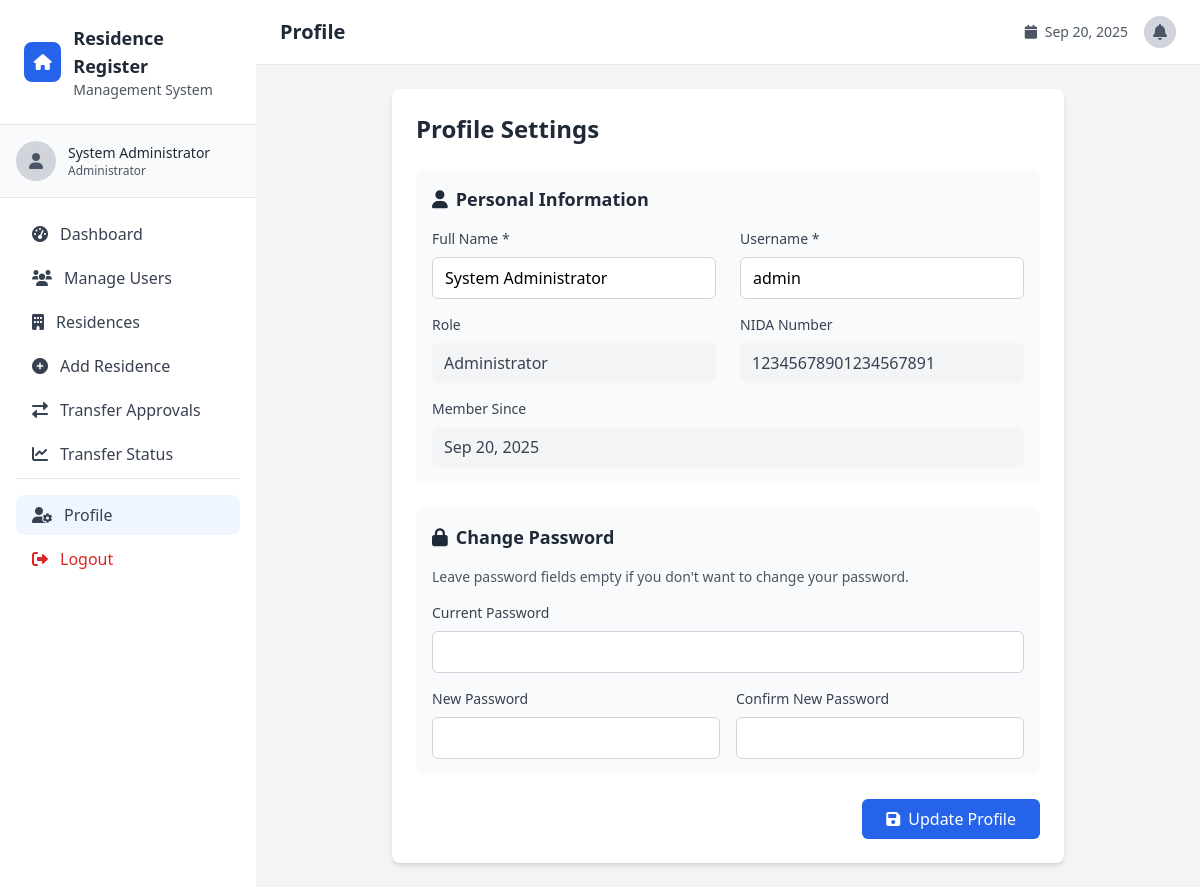
The app's page /profile.php (signed in) with its own data.
### tables this page shows
CREATE TABLE users (
    id INT AUTO_INCREMENT PRIMARY KEY,
    full_name VARCHAR(255) NOT NULL,
    username VARCHAR(100) UNIQUE NOT NULL,
    password VARCHAR(255) NOT NULL,
    role ENUM('super_admin', 'admin', 'weo', 'veo') NOT NULL,
    nida_number VARCHAR(20) UNIQUE NOT NULL,
    assigned_ward_id INT NULL,
    assigned_village_id INT NULL,
    created_at TIMESTAMP DEFAULT CURRENT_TIMESTAMP,
    updated_at TIMESTAMP DEFAULT CURRENT_TIMESTAMP ON UPDATE CURRENT_TIMESTAMP,
    is_active BOOLEAN DEFAULT TRUE,
    FOREIGN KEY (assigned_ward_id) REFERENCES wards(id),
    FOREIGN KEY (assigned_village_id) REFERENCES villages(id)
);

### includes/functions.php (called while the page is built, shortened)
<?php
function formatDate($date) {
    return date('M d, Y', strtotime($date));
}
function getRoleDisplayName($role) {
    $roles = [
        'super_admin' => 'Super Administrator',
        'admin' => 'Administrator',
        'weo' => 'Ward Executive Officer',
        'veo' => 'Village Executive Officer'
    ];
    return $roles[$role] ?? $role;
}
?>

### profile.php (the view, shortened to what this page needs)
<?php
require_once 'config/database.php';
require_once 'includes/functions.php';
try {
    $stmt = $pdo->prepare("SELECT full_name, username, role, nida_number, created_at FROM users WHERE id = ?");
    $stmt->execute([$_SESSION['user_id']]);
    $user = $stmt->fetch();
} catch (PDOException $e) {
    $error = 'Database error occurred';
}
include 'includes/header.php';
?>
<div class="max-w-2xl mx-auto">
    <div class="bg-white rounded-lg shadow-md p-6">
        <h1 class="text-2xl font-bold text-gray-800 mb-6">Profile Settings</h1>
        <form method="POST" class="space-y-6" id="profileForm">
            <div class="bg-gray-50 p-4 rounded-lg">
                <h3 class="text-lg font-semibold text-gray-800 mb-4">
                    <i class="fas fa-user mr-2"></i>Personal Information
                </h3>
                <div class="grid grid-cols-1 md:grid-cols-2 gap-6">
                    <div>
                        <label for="full_name" class="block text-sm font-medium text-gray-700 mb-2">
                            Full Name *
                        </label>
                        <input type="text" id="full_name" name="full_name" required
                               class="w-full px-3 py-2 border border-gray-300 rounded-md focus:outline-none focus:ring-2 focus:ring-blue-500 focus:border-transparent"
                               value="<?php echo htmlspecialchars($user['full_name']); ?>">
                    </div>
                    <div>
                        <label for="username" class="block text-sm font-medium text-gray-700 mb-2">
                            Username *
                        </label>
                        <input type="text" id="username" name="username" required
                               class="w-full px-3 py-2 border border-gray-300 rounded-md focus:outline-none focus:ring-2 focus:ring-blue-500 focus:border-transparent"
                               value="<?php echo htmlspecialchars($user['username']); ?>">
                    </div>
                </div>
                <div class="grid grid-cols-1 md:grid-cols-2 gap-6 mt-4">
                    <div>
                        <label class="block text-sm font-medium text-gray-700 mb-2">
                            Role
                        </label>
                        <div class="px-3 py-2 bg-gray-100 rounded-md text-gray-700">
                            <?php echo getRoleDisplayName($user['role']); ?>
                        </div>
                    </div>
                    <div>
                        <label class="block text-sm font-medium text-gray-700 mb-2">
                            NIDA Number
                        </label>
                        <div class="px-3 py-2 bg-gray-100 rounded-md text-gray-700">
                            <?php echo htmlspecialchars($user['nida_number']); ?>
                        </div>
                    </div>
                </div>
                <div class="mt-4">
                    <label class="block text-sm font-medium text-gray-700 mb-2">
                        Member Since
                    </label>
                    <div class="px-3 py-2 bg-gray-100 rounded-md text-gray-700">
                        <?php echo formatDate($user['created_at']); ?>
                    </div>
                </div>
            </div>
            <div class="bg-gray-50 p-4 rounded-lg">
                <h3 class="text-lg font-semibold text-gray-800 mb-4">
                    <i class="fas fa-lock mr-2"></i>Change Password
                </h3>
                <p class="text-sm text-gray-600 mb-4">Leave password fields empty if you don't want to change your password.</p>
                <div class="space-y-4">
                    <div>
                        <label for="current_password" class="block text-sm font-medium text-gray-700 mb-2">
                            Current Password
                        </label>
                        <input type="password" id="current_password" name="current_password"
                               class="w-full px-3 py-2 border border-gray-300 rounded-md focus:outline-none focus:ring-2 focus:ring-blue-500 focus:border-transparent">
                    </div>
                    <div class="grid grid-cols-1 md:grid-cols-2 gap-4">
                        <div>
                            <label for="new_password" class="block text-sm font-medium text-gray-700 mb-2">
                                New Password
                            </label>
                            <input type="password" id="new_password" name="new_password"
                                   class="w-full px-3 py-2 border border-gray-300 rounded-md focus:outline-none focus:ring-2 focus:ring-blue-500 focus:border-transparent">
                        </div>
                        <div>
                            <label for="confirm_password" class="block text-sm font-medium text-gray-700 mb-2">
                                Confirm New Password
                            </label>
                            <input type="password" id="confirm_password" name="confirm_password"
                                   class="w-full px-3 py-2 border border-gray-300 rounded-md focus:outline-none focus:ring-2 focus:ring-blue-500 focus:border-transparent">
                        </div>
                    </div>
                </div>
            </div>
            <div class="flex justify-end">
                <button type="submit" class="bg-blue-600 text-white px-6 py-2 rounded-md hover:bg-blue-700 transition duration-200">
                    <i class="fas fa-save mr-2"></i>Update Profile
                </button>
            </div>
        </form>
    </div>
</div>
<?php include 'includes/footer.php'; ?>

### records on screen
users: full_name "System Administrator", username "admin", role "Administrator", nida_number "12345678901234567891", created_at "Sep 20, 2025"

### other values on screen
$_SESSION['user_name'] "System Administrator"
getRoleDisplayName($_SESSION['user_role']) "Administrator"
$page_title "Profile"
